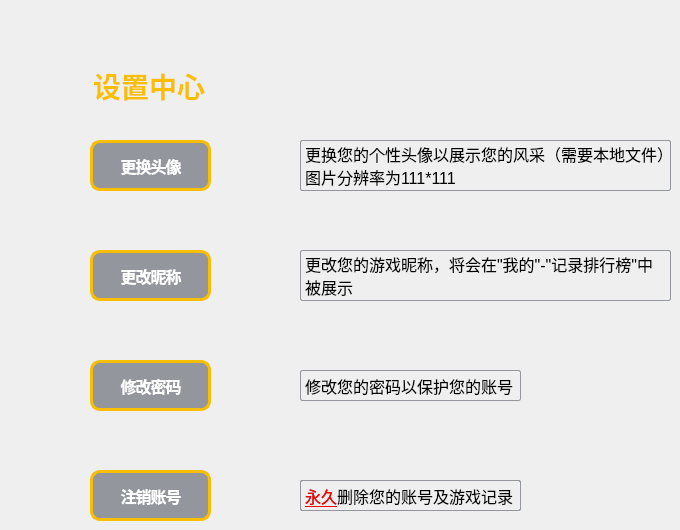
   <widget class="QWidget" name="Instal">
    <widget class="QPushButton" name="btnchead">
     <property name="geometry">
      <rect>
       <x>90</x>
       <y>140</y>
       <width>121</width>
       <height>51</height>
      </rect>
     </property>
     <property name="cursor">
      <cursorShape>PointingHandCursor</cursorShape>
     </property>
     <property name="styleSheet">
      <string notr="true">
background: rgb(147, 150, 157);
border: 3px solid rgb(250, 190, 0);

border-radius: 10px;

color: rgb(255, 255, 255);
font-family: Noto Sans SC;
font-size: 16px;
letter-spacing: -1px;
font-weight: 700;
line-height: 24px;
text-align: center;</string>
     </property>
     <property name="text">
      <string>更换头像</string>
     </property>
    </widget>
    <widget class="QPushButton" name="btncnickname">
     <property name="geometry">
      <rect>
       <x>90</x>
       <y>250</y>
       <width>121</width>
       <height>51</height>
      </rect>
     </property>
     <property name="cursor">
      <cursorShape>PointingHandCursor</cursorShape>
     </property>
     <property name="styleSheet">
      <string notr="true">
background: rgb(147, 150, 157);
border: 3px solid rgb(250, 190, 0);

border-radius: 10px;

color: rgb(255, 255, 255);
font-family: Noto Sans SC;
font-size: 16px;
letter-spacing: -1px;
font-weight: 700;
line-height: 24px;
text-align: center;</string>
     </property>
     <property name="text">
      <string>更改昵称</string>
     </property>
    </widget>
    <widget class="QPushButton" name="btnlogout">
     <property name="geometry">
      <rect>
       <x>90</x>
       <y>470</y>
       <width>121</width>
       <height>51</height>
      </rect>
     </property>
     <property name="cursor">
      <cursorShape>PointingHandCursor</cursorShape>
     </property>
     <property name="styleSheet">
      <string notr="true">
background: rgb(147, 150, 157);
border: 3px solid rgb(250, 190, 0);

border-radius: 10px;

color: rgb(255, 255, 255);
font-family: Noto Sans SC;
font-size: 16px;
letter-spacing: -1px;
font-weight: 700;
line-height: 24px;
text-align: center;</string>
     </property>
     <property name="text">
      <string>注销账号</string>
     </property>
    </widget>
    <widget class="QPushButton" name="btncpassword">
     <property name="geometry">
      <rect>
       <x>90</x>
       <y>360</y>
       <width>121</width>
       <height>51</height>
      </rect>
     </property>
     <property name="cursor">
      <cursorShape>PointingHandCursor</cursorShape>
     </property>
     <property name="styleSheet">
      <string notr="true">
background: rgb(147, 150, 157);
border: 3px solid rgb(250, 190, 0);

border-radius: 10px;

color: rgb(255, 255, 255);
font-family: Noto Sans SC;
font-size: 16px;
letter-spacing: -1px;
font-weight: 700;
line-height: 24px;
text-align: center;</string>
     </property>
     <property name="text">
      <string>修改密码</string>
     </property>
    </widget>
    <widget class="QLabel" name="label_20">
     <property name="geometry">
      <rect>
       <x>93</x>
       <y>70</y>
       <width>121</width>
       <height>31</height>
      </rect>
     </property>
     <property name="styleSheet">
      <string notr="true">

color: rgb(250, 190, 0);
font-family: Noto Sans SC;
font-size: 28px;

font-weight: 1000;
</string>
     </property>
     <property name="text">
      <string>设置中心</string>
     </property>
    </widget>
    <widget class="QLabel" name="label_21">
     <property name="geometry">
      <rect>
       <x>300</x>
       <y>140</y>
       <width>371</width>
       <height>51</height>
      </rect>
     </property>
     <property name="font">
      <font>
       <pointsize>12</pointsize>
      </font>
     </property>
     <property name="styleSheet">
      <string notr="true">


border: 1px solid rgb(147, 150, 157);
border-radius: 2px;</string>
     </property>
     <property name="text">
      <string>更换您的个性头像以展示您的风采（需要本地文件）
图片分辨率为111*111</string>
     </property>
    </widget>
    <widget class="QLabel" name="label_22">
     <property name="geometry">
      <rect>
       <x>300</x>
       <y>250</y>
       <width>371</width>
       <height>51</height>
      </rect>
     </property>
     <property name="font">
      <font>
       <pointsize>12</pointsize>
      </font>
     </property>
     <property name="styleSheet">
      <string notr="true">


border: 1px solid rgb(147, 150, 157);
border-radius: 2px;</string>
     </property>
     <property name="text">
      <string>更改您的游戏昵称，将会在&quot;我的&quot;-&quot;记录排行榜&quot;中
被展示</string>
     </property>
    </widget>
    <widget class="QLabel" name="label_23">
     <property name="geometry">
      <rect>
       <x>300</x>
       <y>370</y>
       <width>221</width>
       <height>31</height>
      </rect>
     </property>
     <property name="font">
      <font>
       <pointsize>12</pointsize>
      </font>
     </property>
     <property name="styleSheet">
      <string notr="true">


border: 1px solid rgb(147, 150, 157);
border-radius: 2px;</string>
     </property>
     <property name="text">
      <string>修改您的密码以保护您的账号</string>
     </property>
    </widget>
    <widget class="QLabel" name="label_24">
     <property name="geometry">
      <rect>
       <x>300</x>
       <y>480</y>
       <width>221</width>
       <height>31</height>
      </rect>
     </property>
     <property name="font">
      <font>
       <pointsize>12</pointsize>
       <underline>false</underline>
      </font>
     </property>
     <property name="styleSheet">
      <string notr="true">


border: 1px solid rgb(147, 150, 157);
border-radius: 2px;</string>
     </property>
     <property name="text">
      <string>永久删除您的账号及游戏记录</string>
     </property>
    </widget>
    <widget class="QLabel" name="label_25">
     <property name="geometry">
      <rect>
       <x>300</x>
       <y>480</y>
       <width>221</width>
       <height>31</height>
      </rect>
     </property>
     <property name="font">
      <font>
       <pointsize>12</pointsize>
       <underline>true</underline>
      </font>
     </property>
     <property name="autoFillBackground">
      <bool>false</bool>
     </property>
     <property name="styleSheet">
      <string notr="true">

color: rgb(251, 0, 0);
border: 1px solid rgb(147, 150, 157);
border-radius: 2px;</string>
     </property>
     <property name="text">
      <string>永久</string>
     </property>
    </widget>
   </widget>
